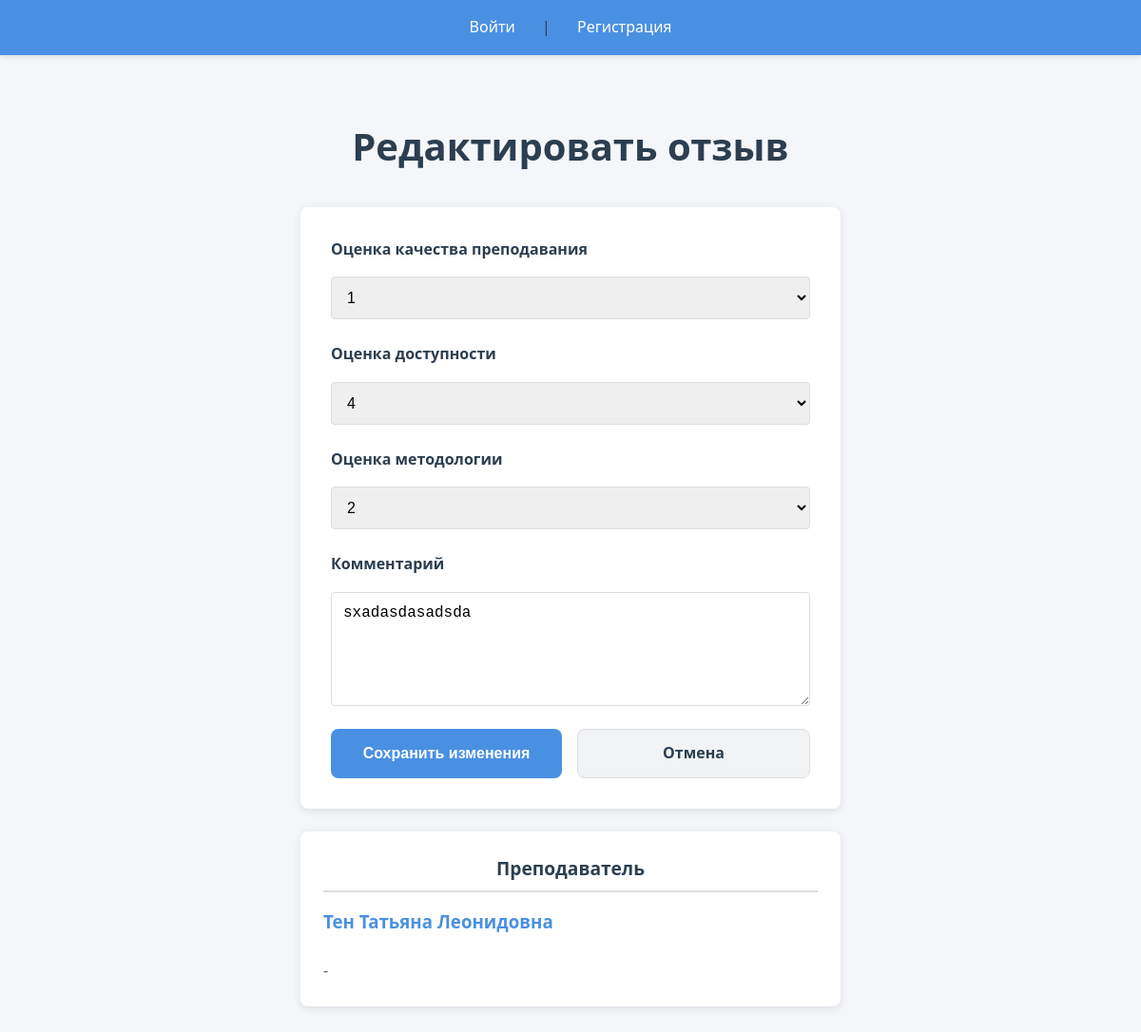
The page /edit_rating/6/ on the database its author committed.
### teachers/models.py (models this page shows, shortened)
class Rating(models.Model):
    teacher = models.ForeignKey(
        'Teacher',
        related_name='ratings',
        on_delete=models.CASCADE
    )
    user = models.ForeignKey(
        User,  # Связь с пользователем
        on_delete=models.CASCADE
    )
    teaching_quality = models.IntegerField(
        choices=[(1, '1'), (2, '2'), (3, '3'), (4, '4'), (5, '5')],
        help_text="Оценка качества преподавания от 1 до 5"
    )
    availability = models.IntegerField(
        choices=[(1, '1'), (2, '2'), (3, '3'), (4, '4'), (5, '5')],
        help_text="Оценка доступности преподавателя от 1 до 5"
    )
    methodology = models.IntegerField(
        choices=[(1, '1'), (2, '2'), (3, '3'), (4, '4'), (5, '5')],
        help_text="Оценка методологии преподавания от 1 до 5"
    )
    comment = models.TextField(
        blank=True, null=True,
        help_text="Комментарий к оценке (необязательно)"
    )
    created_at = models.DateTimeField(
        auto_now_add=True,
        help_text="Дата и время создания оценки"
    )
    class Meta:
        unique_together = ('teacher', 'user')
        verbose_name = "Рейтинг"
        verbose_name_plural = "Рейтинги"

class Teacher(models.Model):
    first_name = models.CharField(max_length=100)
    last_name = models.CharField(max_length=100)
    patronymic = models.CharField(max_length=100, blank=True, null=True)
    department = models.CharField(max_length=100)
    position = models.CharField(max_length=100, default='Преподаватель')
    email = models.EmailField(blank=True, null=True)
    phone_number = models.CharField(max_length=20, blank=True, null=True)
    academic_degree = models.CharField(max_length=100, blank=True, null=True)
    academic_title = models.CharField(max_length=100, blank=True, null=True)
    specialization = models.CharField(max_length=200, blank=True, null=True)
    education = models.TextField(blank=True, null=True)
    experience_years = models.IntegerField(default=0)
    avatar = models.ImageField(upload_to='teacher_avatars/', null=True, blank=True)

### teachers/views.py (the view)
# urls.py: path('edit_rating/<int:rating_id>/',
def edit_rating(request, rating_id):
    rating = get_object_or_404(Rating, id=rating_id)
    if request.method == 'POST':
        form = RatingForm(request.POST, instance=rating)
        if form.is_valid():
            form.save()  # Сохраняем измененную форму рейтинга
            return redirect('teacher_detail', teacher_id=rating.teacher.id)
    else:
        form = RatingForm(instance=rating)
    return render(request, 'teachers/edit_rating.html',
                  {'form': form, 'rating': rating})

### teachers/forms.py
class RatingForm(forms.ModelForm):
    teaching_quality = forms.ChoiceField(
        choices=[(1, '1'), (2, '2'), (3, '3'), (4, '4'), (5, '5')],
        label='Качество преподавания'
    )
    availability = forms.ChoiceField(
        choices=[(1, '1'), (2, '2'), (3, '3'), (4, '4'), (5, '5')],
        label='Доступность'
    )
    methodology = forms.ChoiceField(
        choices=[(1, '1'), (2, '2'), (3, '3'), (4, '4'), (5, '5')],
        label='Методология'
    )
    class Meta:
        model = Rating
        fields = ['teaching_quality', 'availability', 'methodology', 'comment']
        widgets = {
            'comment': forms.Textarea(attrs={'rows': 3, 'placeholder': 'Ваш отзыв'})
        }
        labels = {
            'comment': 'Комментарий',
        }

### teachers/templates/teachers/edit_rating.html (shortened to what this page needs)
{% extends 'base.html' %}
{% block content %}
<div class="container edit-rating-container">
    <h1 class="page-title">Редактировать отзыв</h1>
    <div class="edit-rating-wrapper">
        <form method="post" class="edit-rating-form">
            <div class="form-group">
                <label for="teaching_quality">Оценка качества преподавания</label>
                <select name="{{ form.teaching_quality.name }}" id="teaching_quality" class="form-control">
                    {% for i in "12345" %}
                        <option value="{{ i }}" {% if rating.teaching_quality|stringformat:"d" == i %}selected{% endif %}>{{ i }}</option>
                    {% endfor %}
                </select>
            </div>
            <div class="form-group">
                <label for="availability">Оценка доступности</label>
                <select name="{{ form.availability.name }}" id="availability" class="form-control">
                    {% for i in "12345" %}
                        <option value="{{ i }}" {% if rating.availability|stringformat:"d" == i %}selected{% endif %}>{{ i }}</option>
                    {% endfor %}
                </select>
            </div>
            <div class="form-group">
                <label for="methodology">Оценка методологии</label>
                <select name="{{ form.methodology.name }}" id="methodology" class="form-control">
                    {% for i in "12345" %}
                        <option value="{{ i }}" {% if rating.methodology|stringformat:"d" == i %}selected{% endif %}>{{ i }}</option>
                    {% endfor %}
                </select>
            </div>
            <div class="form-group">
                <label for="{{ form.comment.id_for_label }}">Комментарий</label>
                <textarea name="{{ form.comment.name }}" class="form-control">{{ rating.comment }}</textarea>
            </div>
            <div class="form-actions">
                <button type="submit" class="btn btn-primary">Сохранить изменения</button>
                <a href="{% url 'teacher_detail' rating.teacher.id %}" class="btn btn-secondary">Отмена</a>
            </div>
        </form>
    </div>
    <div class="teacher-context">
        <h2 class="section-title">Преподаватель</h2>
        <div class="teacher-info">
            <h3>{{ rating.teacher.last_name }} {{ rating.teacher.first_name }} {{ rating.teacher.patronymic }}</h3>
            <p>{{ rating.teacher.department }}</p>
        </div>
    </div>
</div>
{% endblock %}

### teachers/static/styles.css (style rules this page uses)
:root { --primary-color: #4a90e2; --secondary-color: #2c3e50; --background-color: #f5f6fa; --text-color: #2c3e50; --border-color: #dcdde1; --success-color: #27ae60; --error-color: #e74c3c; }
* { margin: 0; padding: 0; box-sizing: border-box; }
body { font-family: 'Segoe UI', Tahoma, Geneva, Verdana, sans-serif; line-height: 1.6; background-color: var(--background-color); color: var(--text-color); }
.form-group { margin-bottom: 1rem; }
.form-group label { display: block; margin-bottom: 0.5rem; color: var(--secondary-color); }
.btn { display: inline-block; padding: 0.75rem 1.5rem; background-color: var(--primary-color); color: white; border: none; border-radius: 4px; cursor: pointer; font-size: 1rem; transition: background-color 0.3s; text-align: center; width: 100%; }
.container { max-width: 1200px; margin: 0 auto; padding: 2rem 1rem; }
.page-title { color: var(--secondary-color); text-align: center; margin-bottom: 2rem; font-size: 2.5rem; }
.teacher-info { display: flex; flex-direction: column; gap: 1rem; }
.teacher-info { flex: 1; }
.btn-primary { padding: 0.75rem 1.5rem; background-color: var(--primary-color); color: white; text-decoration: none; border-radius: 4px; transition: background-color 0.3s; }
.section-title { color: var(--secondary-color); margin-bottom: 1.5rem; text-align: center; font-size: 1.8rem; }
.page-title { text-align: center; color: var(--secondary-color); margin-bottom: 2rem; }
.form-group { display: flex; flex-direction: column; gap: 0.5rem; }
.form-group label { color: var(--secondary-color); font-weight: bold; }
.form-group textarea { width: 100%; padding: 0.75rem; border: 1px solid var(--border-color); border-radius: 4px; min-height: 120px; resize: vertical; font-size: 1rem; }
.form-actions { display: flex; justify-content: space-between; gap: 1rem; margin-top: 1rem; }
.btn-primary, .btn-secondary { padding: 0.75rem 1.5rem; border-radius: 4px; text-decoration: none; text-align: center; font-size: 1rem; transition: background-color 0.3s, color 0.3s; flex: 1; }
.btn-primary { background-color: var(--primary-color); color: white; }
.btn-secondary { background-color: #f1f3f5; color: var(--secondary-color); border: 1px solid var(--border-color); }
.edit-rating-container { max-width: 600px; margin: 2rem auto; }
.edit-rating-wrapper { background-color: white; border-radius: 8px; padding: 2rem; box-shadow: 0 2px 10px rgba(0, 0, 0, 0.1); margin-bottom: 1.5rem; }
.edit-rating-form .form-group { margin-bottom: 1.5rem; }
.edit-rating-form .form-group label { display: block; margin-bottom: 0.5rem; color: var(--secondary-color); }
.edit-rating-form .form-group select, .edit-rating-form .form-group textarea { width: 100%; padding: 0.75rem; border: 1px solid var(--border-color); border-radius: 4px; font-size: 1rem; }
.edit-rating-form .form-actions { display: flex; justify-content: space-between; margin-top: 1.5rem; }
.teacher-context { background-color: white; border-radius: 8px; padding: 1.5rem; box-shadow: 0 2px 10px rgba(0, 0, 0, 0.1); }
.teacher-context .section-title { color: var(--secondary-color); margin-bottom: 1rem; border-bottom: 2px solid var(--border-color); padding-bottom: 0.5rem; }
.teacher-context .teacher-info h3 { color: var(--primary-color); margin-bottom: 0.5rem; }
.teacher-context .teacher-info p { color: var(--secondary-color); opacity: 0.8; }
.section-title { color: var(--secondary-color); border-bottom: 2px solid var(--primary-color); padding-bottom: 0.5rem; margin-bottom: 1rem; font-size: 1.2rem; }
.btn { display: inline-flex; align-items: center; justify-content: center; gap: 10px; padding: 0.75rem 1.25rem; border-radius: 8px; text-decoration: none; transition: all 0.3s ease; font-weight: 600; }
.btn-primary { background-color: var(--primary-color); color: white; border: none; }

### rows shown on the page
Rating: teaching_quality "1", availability "4", methodology "2", comment "sxadasdasadsda", teacher.last_name "Тен", teacher.first_name "Татьяна", teacher.patronymic "Леонидовна", teacher.department "-"
